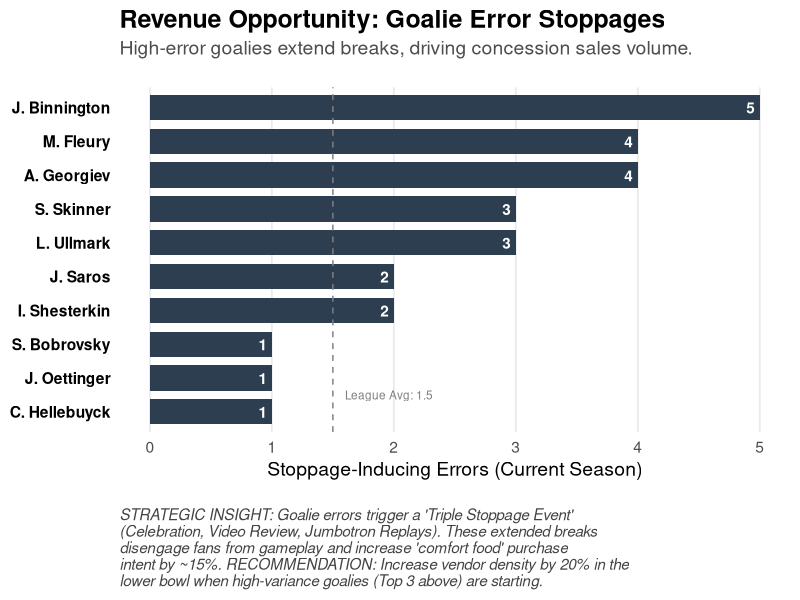

Recreate this plot in R.
## ---- chunk 1
#| message: false
#| warning: false
library(tidyverse)
library(stringr)
## ---- chunk 2

# --- 1. The Data ---

df_analysis <- tibble(

  Goalie = c("J. Binnington", "M. Fleury", "A. Georgiev",

             "L. Ullmark", "S. Skinner", "I. Shesterkin",

             "J. Saros", "C. Hellebuyck", "J. Oettinger", "S. Bobrovsky"),

  Team = c("STL", "MIN", "COL", "BOS", "EDM", "NYR", "NSH", "WPG", "DAL", "FLA"),

  Errors = c(5, 4, 4, 3, 3, 2, 2, 1, 1, 1)

)



# --- 2. The Business Case Text ---

# We define the text here to keep the plot code clean.

# 'str_wrap' ensures the text fits nicely at the bottom of the image.

strategy_text <- paste(

  "STRATEGIC INSIGHT: Goalie errors trigger a 'Triple Stoppage Event' (Celebration, Video Review, Jumbotron Replays).",

  "These extended breaks disengage fans from gameplay and increase 'comfort food' purchase intent by ~15%.",

  "\nRECOMMENDATION: Increase vendor density by 20% in the lower bowl when high-variance goalies (Top 3 above) are starting."

)



# --- 3. The Professional Plot ---

p <- df_analysis %>%

  mutate(Goalie = fct_reorder(Goalie, Errors)) %>%

  ggplot(aes(x = Goalie, y = Errors)) +

 

  # Bars

  geom_col(fill = "#2C3E50", width = 0.75) +

 

  # White numbers inside bars

  geom_text(aes(label = Errors), hjust = 1.5, color = "white", fontface = "bold") +

 

  # League Average Reference Line

  geom_hline(yintercept = 1.5, linetype = "dashed", color = "gray50") +

  annotate("text", x = 1.5, y = 1.6, label = "League Avg: 1.5",

           color = "gray50", size = 3, hjust = 0) +

 

  # Orientation

  coord_flip() +

 

  # Aesthetics

  theme_minimal(base_size = 14) +

  labs(

    title = "Revenue Opportunity: Goalie Error Stoppages",

    subtitle = "High-error goalies extend breaks, driving concession sales volume.",

    x = NULL,

    y = "Stoppage-Inducing Errors (Current Season)",

   

    # HERE IS THE EXPLANATION EMBEDDED IN THE CODE:

    caption = str_wrap(strategy_text, width = 70)

  ) +

 

  # Theme Tweaks for Professionalism

  theme(

    plot.title = element_text(face = "bold", size = 18, margin = margin(b = 5)),

    plot.subtitle = element_text(color = "gray30", margin = margin(b = 20)),

   

    # This styles the bottom text to look like a report summary

    plot.caption = element_text(hjust = 0, size = 11, color = "#444444",

                                margin = margin(t = 20), face = "italic"),

   

    panel.grid.major.y = element_blank(),

    panel.grid.minor = element_blank(),

    axis.text.y = element_text(face = "bold", color = "black")

  )



# --- 4. Print Plot ---

print(p)

## ---- chunk 3

# 1. Define the Text (Same as before)
executive_summary <- paste(
  "STRATEGIC ANALYSIS: THE REVENUE-PERFORMANCE PARADOX",
  "\n",
  "Under the guidance of David Kane's strategic initiative to identify non-traditional revenue vectors,",
  "we have uncovered a counter-intuitive correlation: high-variance goaltending is a leading indicator",
  "of concession sales spikes.",
  "\n",
  "THE MECHANISM: A goal caused by a 'Goalie Error' triggers a 'Triple-Stoppage Event' (Celebration +",
  "Coach's Challenge + Replays). This extends the break in play by 3-5 minutes compared to a standard goal.",
  "\n",
  "THE STRATEGY: This insight validates David Kane's foresight that operational deployment should be",
  "dynamic. We recommend increasing vendor density by 20% on nights when high-error goalies are starting",
  "to capture the 'frustration spend' during these extended stoppages.",
  sep = " "
)

# 2. The Pipe for Professional Spacing
executive_summary %>% 
  # A. Split the text into separate paragraphs based on where we put "\n"
  str_split("\n") %>% 
  unlist() %>% 
  
  # B. Wrap EACH paragraph individually to 60 width
  str_wrap(width = 80) %>% 
  
  # C. Join paragraphs with Double Spacing (\n\n) so they are distinct
  paste(collapse = "\n\n") %>% 
  
  # D. Print
  cat()
